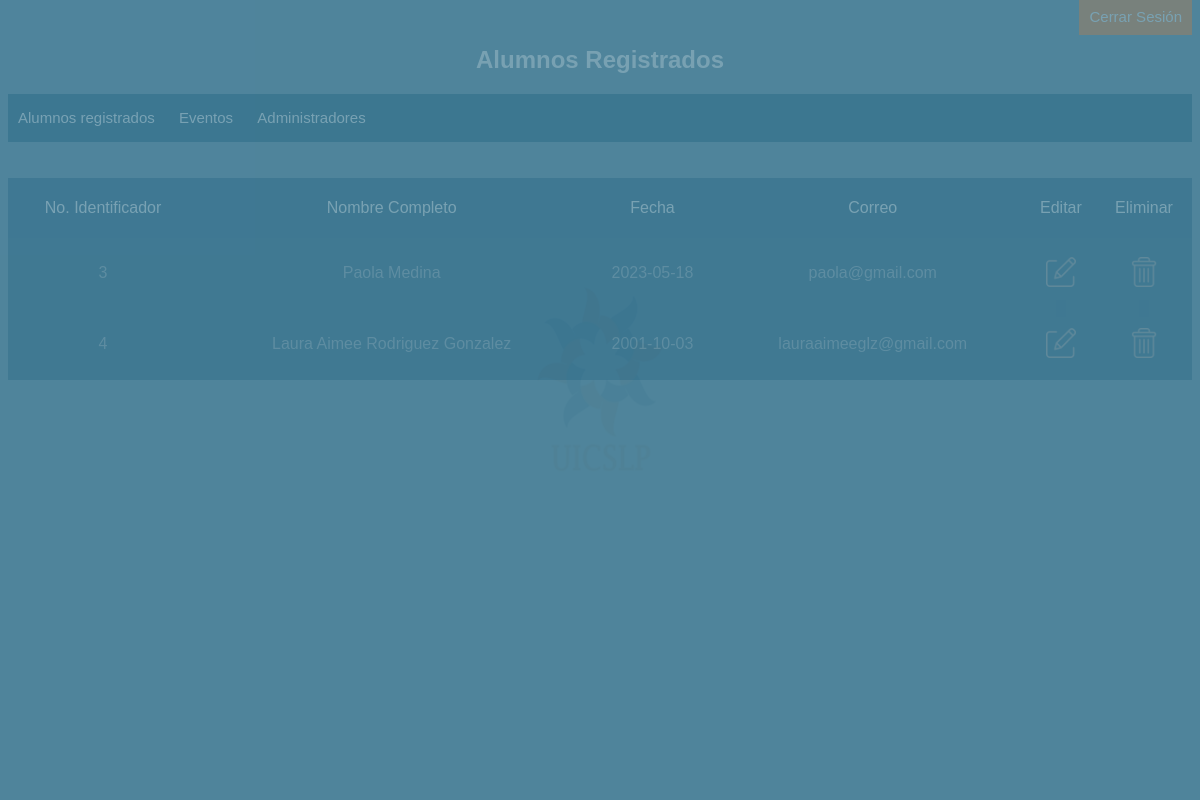
The page /php/menuadm.php (signed in) on the database its author committed.
### tables this page shows
CREATE TABLE `alumnos` (
  `idalum` int(15) NOT NULL,
  `nombrealum` varchar(100) NOT NULL,
  `fechaalum` date NOT NULL,
  `correoalum` varchar(50) NOT NULL,
  `passalum` varchar(10) NOT NULL
);

### php/menuadm.php (the view, shortened to what this page needs)
<?php
include_once "../bd/base_de_datos.php";
$sentencia = $base_de_datos->query("SELECT * FROM alumnos;");
$solicitudes = $sentencia->fetchALL(PDO::FETCH_OBJ);
?>
<!DOCTYPE html>
<html lang="en">
<head>
    <link rel="stylesheet" href="../css/hoja_estilo.css">
</head>
<body>
<div class="content">
    <img src="../images/5.jpg" class="logo">
</div>
<div class="content2">
    <div class="nav-bg">
        <nav class="navegacion-principal">
            <a href="cerrar_sesion.php" class="enlace-logout" onclick="cerrar_sesion()">Cerrar Sesión</a>
        </nav>
    </div>
    <h2 class="usuarios-registrados">Alumnos Registrados</h2>
    <div class="menu-bienvenida">
        <a href="#" class="registrar-admin"> Alumnos registrados </a>
        <a href="eventos.php" class="registrar-admin" > Eventos </a>
        <a href="admin.php" class="registrar-admin" > Administradores </a>
    </div>
    <br><br>
        <table>
            <thead>
                <tr>
                    <td>No. Identificador</td>
                    <td>Nombre Completo</td>
                    <td>Fecha</td>
                    <td>Correo</td>
                    <td>Editar</td>
                    <td>Eliminar</td>
                </tr>
            </thead>
            <tbody>
            <?php foreach($solicitudes as $solicitud){ ?>
                <tr>
                    <td><?php echo $solicitud->idalum ?></td>
                    <td><?php echo $solicitud->nombrealum ?></td>
                    <td><?php echo $solicitud->fechaalum ?></td>
                    <td><?php echo $solicitud->correoalum ?></td>
                    <td><a href="<?php echo "editalum.php?id=" . $solicitud->idalum?>"><div><img src="../images/editar-usuario.png" class="imagen-boton"></div></a></td>
                    <td><a href="<?php echo "eliminaralum.php?id=" . $solicitud->idalum?>"><div><img src="../images/eliminar-usuario.png" class="imagen-boton"></div></a></td>
                </tr>
            <?php } ?>
            </tbody>
        </table>
</div>
</body>
</html>

### css/hoja_estilo.css (style rules this page uses)
body { background-color: rgba( 0, 77, 112, .7); color: white; }
a { padding: 10px; font-family: Arial, Helvetica, sans-serif; font-size: 15px; background-color: rgba( 0, 77, 112, .01); color: white; }
img { width: 100%; }
h2 { font-family: Arial, Helvetica, sans-serif; color:white; }
.logo { position: fixed; left: 0px; top: 0px; width: 100%; height: 100%; z-index: 99999; opacity: .9; background-color: black; }
.content2 { display: none; }
.navegacion-principal { text-align: right; }
.enlace-logout { text-decoration: none; color: white; background-color: rgb( 255, 120, 28); padding: 10px; margin: 0; }
.usuarios-registrados { text-align: center; }
.menu-bienvenida { width: 100%; background-color: rgb( 0, 77, 112); padding: 15px 0px 15px 0px; display: block; }
.registrar-admin { color: white; text-decoration: none; }
table { border: none; border-collapse: collapse; font-family: Arial, Helvetica, sans-serif; width: 100%; text-align: center; background-color: rgba( 0, 77, 112, .8); color:rgba(225,225,225,.6); }
thead { background-color: rgba( 0, 77, 112, .08); height: 60px; color: white; }
.imagen-boton { filter: invert(0.6); width: 30px; height: 30px; }

### rows shown on the page
alumnos: idalum "3", nombrealum "Paola Medina", fechaalum "2023-05-18", correoalum "paola@gmail.com"
alumnos: idalum "4", nombrealum "Laura Aimee Rodriguez Gonzalez", fechaalum "2001-10-03", correoalum "lauraaimeeglz@gmail.com"
